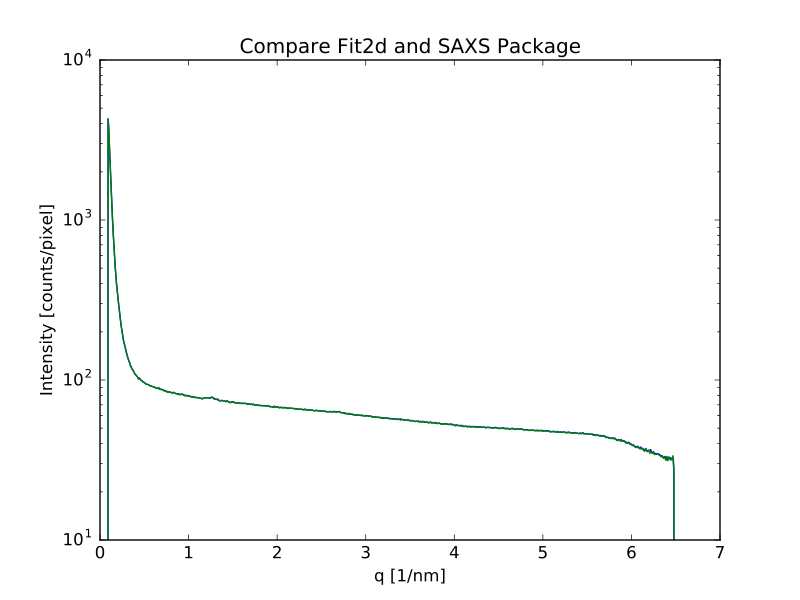

Generate this figure with Python:
import matplotlib.pyplot as plt
import numpy as np
data=np.loadtxt('data/fit2d' ,skiprows=4 )
plt.plot(data[:,0],data[:,1],label="fit2d")
data=np.loadtxt('data/saxsdog' ,skiprows=4 )
plt.plot(data[:,0],data[:,1],label="saxsdog")
plt.ylabel('Intensity [counts/pixel]')
plt.xlabel('q [1/nm]')
plt.yscale('log')
plt.title("Compare Fit2d and SAXS Package")
